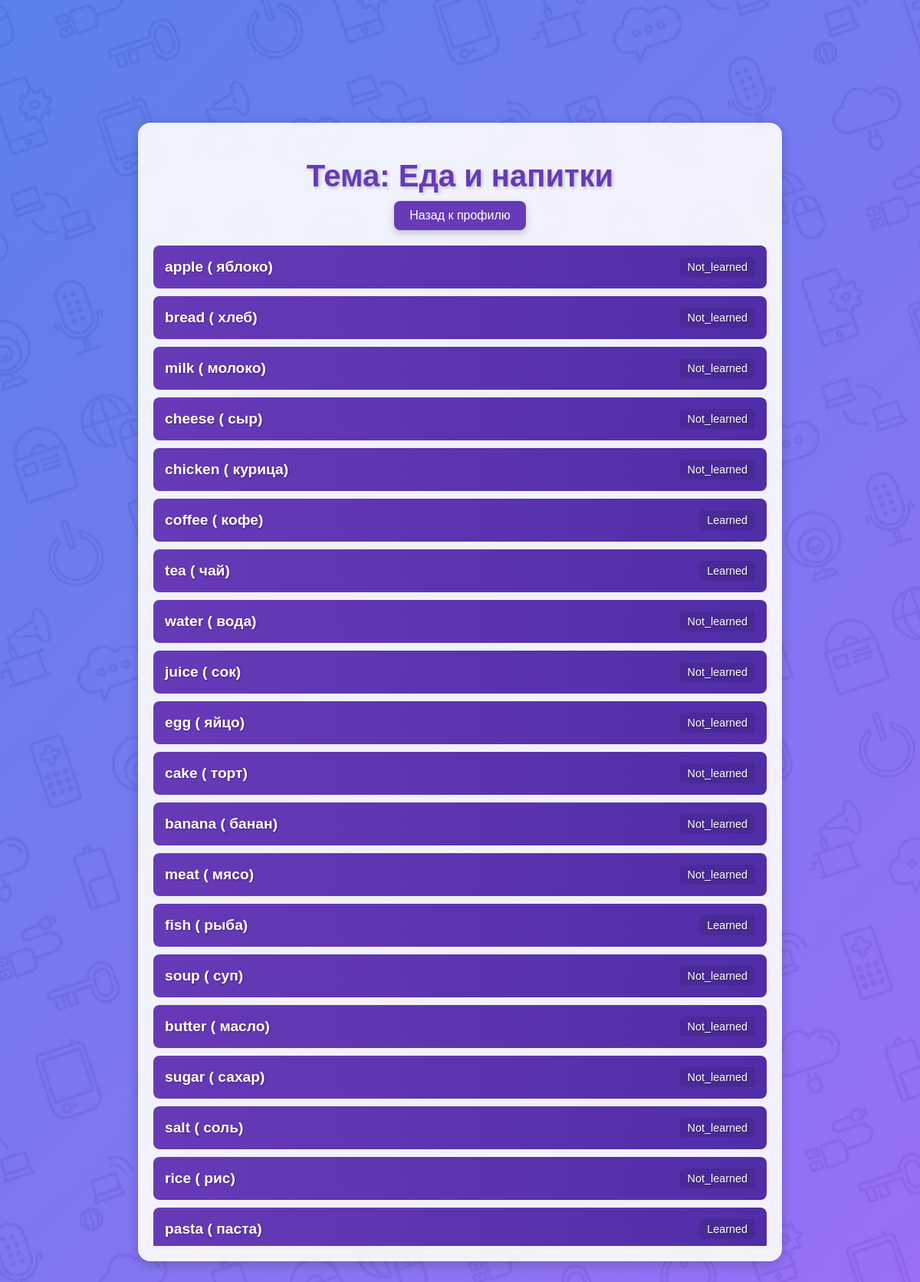
The page /auth/topic/1/ (signed in) on the database its author committed.
### flashcards/models.py (models this page shows, shortened)
class Topic(models.Model):
    name = models.CharField(max_length=100, unique=True)

class Card(models.Model):
    word = models.CharField(max_length=100)
    translation = models.CharField(max_length=100)
    transcription = models.CharField(max_length=100)
    topic = models.ForeignKey(Topic, on_delete=models.CASCADE, related_name='cards')

class UserCardProgress(models.Model):
    STATUS_CHOICES = [
        ("learned", "Выучено"),
        ("needs_review", "Нуждается в повторении"),
        ("not_learned", "Не выучено"),
    ]
    user = models.ForeignKey(User, on_delete=models.CASCADE)
    card = models.ForeignKey(Card, on_delete=models.CASCADE)
    status = models.CharField(max_length=20, choices=STATUS_CHOICES, default="not_learned")
    correct_streak = models.IntegerField(default=0)  # Счетчик правильных ответов подряд
    mistakes = models.IntegerField(default=0)  # Количество ошибок
    total_attempts = models.IntegerField(default=0)  # Общее количество попыток

### flashcards/views.py (the view)
# urls.py: path('topic/<int:topic_id>/', views.topic_details, name='topic_details'),
@login_required
def topic_details(request, topic_id):
    topic = Topic.objects.get(id=topic_id)
    words = Card.objects.filter(topic=topic)
    word_stats = []
    for word in words:
        user_progress = word.usercardprogress_set.filter(user=request.user).first()
        status = user_progress.status if user_progress else "not_learned"
        word_stats.append({
            'word': word.word,
            'translation': word.translation,
            'status': status
        })
    return render(request, 'flashcards/topic_details.html', {'topic': topic, 'word_stats': word_stats})

### flashcards/templates/flashcards/topic_details.html (shortened to what this page needs)
{% load static %}
<!DOCTYPE html>
<html lang="en">
<head>
    <link rel="stylesheet" href="{% static 'flashcards/css/style.css' %}">
</head>
<body class="topic-details-page">
    <div class="details-container">
        <h1 class="details-title">Тема: {{ topic.name }}</h1>
        <a href="{% url 'profile' %}" class="details-back-button">Назад к профилю</a>
        <div class="details-word-list">
            {% for word in word_stats %}
            <div class="details-word-item">
                <span class="details-word-text">{{ word.word }} ({{ word.translation }})</span>
                <span class="details-word-status">{{ word.status }}</span>
            </div>
            {% endfor %}
        </div>
    </div>
</body>
</html>

### flashcards/static/flashcards/css/style.css (style rules this page uses)
body { margin: 0; font-family: 'Arial', sans-serif; display: flex; justify-content: center; align-items: center; height: 100vh; background: linear-gradient(to bottom, rgba(36, 87, 228, 0.75), rgba(123, 62, 244, 0.75)), url('../images/background.png'); background-size: cover; background-position: center; color: #fff; }
.topic-details-page { margin: 0; font-family: 'Arial', sans-serif; background: linear-gradient(135deg, rgba(36, 87, 228, 0.75), rgba(123, 62, 244, 0.75)), url('../images/background.png'); background-size: cover; background-position: center; color: #fff; display: flex; justify-content: center; align-items: center; min-height: 100vh; overflow: hidden; }
.details-container { width: 90%; max-width: 800px; background: rgba(255, 255, 255, 0.9); border-radius: 16px; box-shadow: 0 4px 15px rgba(0, 0, 0, 0.2); padding: 20px; display: flex; flex-direction: column; align-items: center; overflow-y: auto; max-height: 80%; }
.details-title { font-size: 2.5rem; color: #673ab7; margin-bottom: 10px; text-align: center; text-shadow: 2px 2px 4px rgba(0, 0, 0, 0.2); }
.details-back-button { font-size: 1rem; color: white; background-color: #673ab7; text-decoration: none; padding: 10px 20px; border-radius: 8px; margin-bottom: 20px; box-shadow: 0 4px 10px rgba(0, 0, 0, 0.2); transition: background-color 0.3s ease, transform 0.2s ease; }
.details-word-list { width: 100%; display: flex; flex-direction: column; gap: 10px; overflow-y: auto; }
.details-word-item { background: linear-gradient(to right, #673ab7, #512da8); padding: 15px; border-radius: 8px; color: white; font-size: 1.2rem; display: flex; justify-content: space-between; align-items: center; text-shadow: 1px 1px 2px rgba(0, 0, 0, 0.3); transition: transform 0.3s ease, box-shadow 0.3s ease; }
.details-word-text { font-weight: bold; font-size: 1.2rem; }
.details-word-status { background: rgba(0, 0, 0, 0.1); color: white; padding: 5px 10px; border-radius: 5px; font-size: 0.9rem; text-transform: capitalize; text-align: center; }

### rows shown on the page
Topic: name "Еда и напитки"
Card: word "apple", translation "яблоко"
UserCardProgress: status "Not_learned"
Card: word "bread", translation "хлеб"
UserCardProgress: status "Not_learned"
Card: word "milk", translation "молоко"
UserCardProgress: status "Not_learned"
Card: word "cheese", translation "сыр"
UserCardProgress: status "Not_learned"
Card: word "chicken", translation "курица"
UserCardProgress: status "Not_learned"
Card: word "coffee", translation "кофе"
UserCardProgress: status "Learned"
Card: word "tea", translation "чай"
UserCardProgress: status "Learned"
Card: word "water", translation "вода"
UserCardProgress: status "Not_learned"
Card: word "juice", translation "сок"
UserCardProgress: status "Not_learned"
Card: word "egg", translation "яйцо"
UserCardProgress: status "Not_learned"
Card: word "cake", translation "торт"
UserCardProgress: status "Not_learned"
Card: word "banana", translation "банан"
UserCardProgress: status "Not_learned"
Card: word "meat", translation "мясо"
UserCardProgress: status "Not_learned"
Card: word "fish", translation "рыба"
UserCardProgress: status "Learned"
Card: word "soup", translation "суп"
UserCardProgress: status "Not_learned"
Card: word "butter", translation "масло"
UserCardProgress: status "Not_learned"
Card: word "sugar", translation "сахар"
UserCardProgress: status "Not_learned"
Card: word "salt", translation "соль"
UserCardProgress: status "Not_learned"
Card: word "rice", translation "рис"
UserCardProgress: status "Not_learned"
Card: word "pasta", translation "паста"
UserCardProgress: status "Learned"
